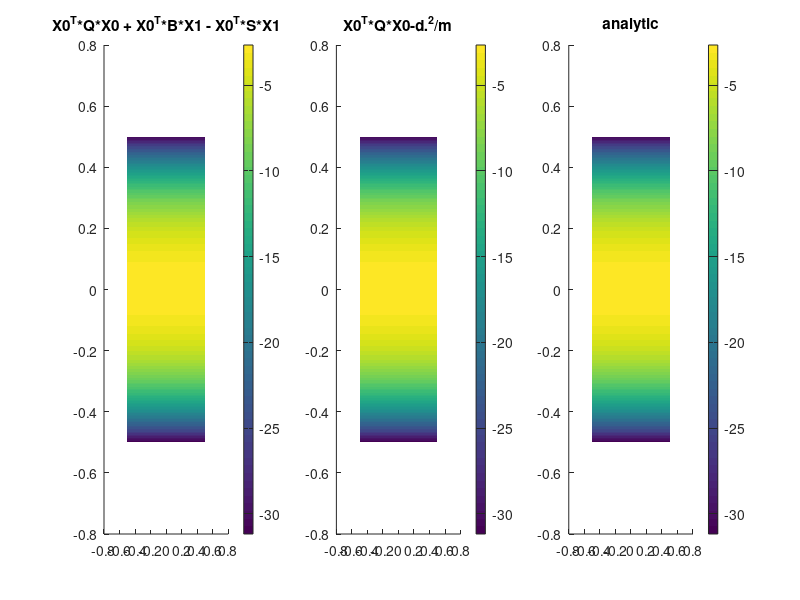
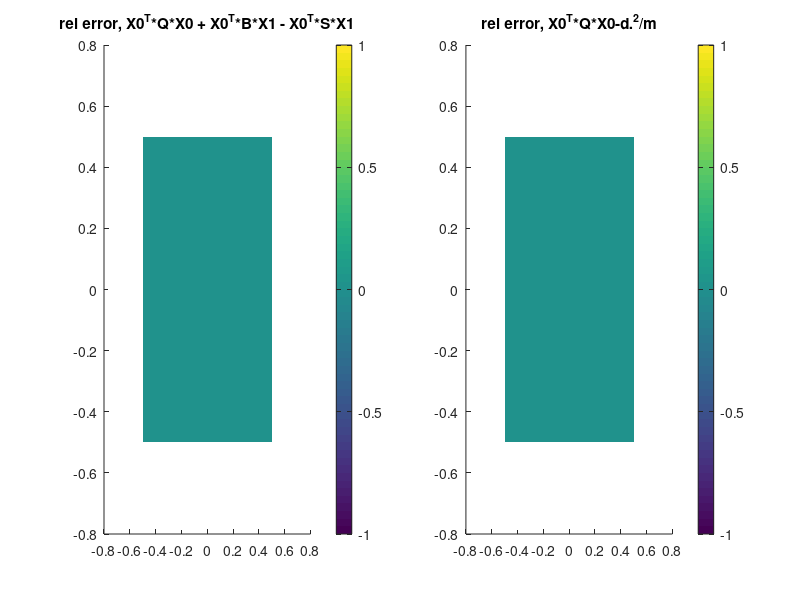

The MATLAB script that drew these images, in order:
clear all
close all
clc
y=-0.5:0.005:0.5;
dy = y(2)-y(1);
dx = dy;%y(2)-y(1);
dt=1;
ydim = length(y);
xdim=ydim;
[x,y]=meshgrid(y,y);
%y=y(:);
R = [0,-1;1,0];
for i =1:ydim
    for j = 1:xdim
        i,j
        S = [1,0;0,-(1+3*y(i,j)^2)];
        B = [2,0;0,(2+18*y(i,j)^2+24*y(i,j)^4)];
        Q = [8/3,0;0,-(8/3+56*y(i,j)^2+192*y(i,j)^4+160*y(i,j)^6)];
        [V,D] = eig(S);
        if ~issorted(diag(D))
            [D,I] = sort(diag(D));
            V = V(:, I);
        end
        s1(i,j) = D(1,1);
        X0 = V(:,1);
        l1(i,j) = X0'*B*X0;
                
        X1 = -((B-l1(i,j)*eye(size(B)))*X0)\(S-s1(i,j)*eye(size(B)));
        if sum(X1)~=0
            X1=X1'/norm(X1);
        else
            X1=X1';
        end
        l2_a(i,j) = X0'*Q*X0 + X0'*B*X1 - X0'*S*X1;
        m = X0'*R'*(S-s1(i,j)*eye(size(S)))*R*X0;
        d = X0'*R'*B*X0;
        l2_b(i,j) = X0'*Q*X0-d.^2/m;
        
        
        
        
        
    end
end

l2_analytic = -(8/3 + 56*y.^2 + 192*y.^4 + 160*y.^6);

figure
subplot(131)
surface(x,y,l2_a,'edgecolor','none')
title('X0^T*Q*X0 + X0^T*B*X1 - X0^T*S*X1')
colorbar
subplot(132)
surface(x,y,l2_b,'edgecolor','none')
title('X0^T*Q*X0-d.^2/m')
colorbar
subplot(133)
surface(x,y,l2_analytic,'edgecolor','none')
title('analytic')
colorbar


figure
subplot(121)
surface(x,y,abs((l2_a-l2_analytic))./abs(l2_analytic),'edgecolor','none')
title('rel error, X0^T*Q*X0 + X0^T*B*X1 - X0^T*S*X1')
colorbar()
subplot(122)
surface(x,y,abs((l2_b-l2_analytic))./abs(l2_analytic),'edgecolor','none')
title('rel error, X0^T*Q*X0-d.^2/m')
colorbar()



%{
s1_analytic = -(1+3*y.^2);
l1_analytic = 2 + 18*y.^2 + 24*y.^4;
l2_analytic = -(8/3 + 56*y.^2 + 192*y.^4 + 160*y.^6);


figure
subplot(131)
surface(x,y,s1_analytic,'edgecolor','none')
title('analytic s1')
colorbar()
subplot(132)
surface(x,y,l1_analytic,'edgecolor','none')
title('analytic lambda1')
colorbar()
subplot(133)
surface(x,y,l2_analytic,'edgecolor','none')
title('analytic lambda2')
colorbar()


figure
subplot(131)
surface(x,y,-s1_numerical(:,:,2),'edgecolor','none')
title('numerical s1')
colorbar()
subplot(132)
surface(x,y,l1_numerical(:,:,2),'edgecolor','none')
title('numerical lambda1')
colorbar()
subplot(133)
surface(x,y,l2_numerical(:,:,2),'edgecolor','none')
title('numerical lambda2')
colorbar()

figure
subplot(131)
surface(x,y,abs((s1_numerical(:,:,2))-s1_analytic)./abs(s1_analytic),'edgecolor','none')
title('rel error, s1')
colorbar()
subplot(132)
surface(x,y,abs((l1_numerical(:,:,2))-l1_analytic)./abs(l1_analytic),'edgecolor','none')
title('rel error, lambda1')
colorbar()
subplot(133)
surface(x,y,abs((l2_numerical(:,:,2))-l2_analytic)./abs(l2_analytic),'edgecolor','none')
title('rel error, lambda2')
colorbar()


k=0;
for T=0.001:0.001:0.8,
k=k+1;
T=-T;
sig_true=reshape(-(1/(2*T)*log(exp(4*T)./((1+y.^2)*exp(2*T) - y.^2).^3)),[],1);
s1=reshape(-(1+3*y.^2),[],1);
lam1=reshape(2 + 18*y.^2 + 24*y.^4,[],1);
lam2=reshape(-(8/3 + 56*y.^2 + 192*y.^4 + 160*y.^6),[],1);

sig_0 = reshape(-s1,[],1);
sig_1 = reshape(-(-s1.^2 + 1/2*lam1) * T ,[],1);
sig_2 = reshape(-(4/3*s1.^3 - s1.*lam1 + 1/4*lam2) * T^2 ,[],1);

err0(k)=sqrt(mean((sig_true-sig_0).^2));
err1(k)=sqrt(mean((sig_true-(sig_0+sig_1)).^2));
err2(k)=sqrt(mean((sig_true-(sig_0+sig_1+sig_2)).^2));


sig_0_numerical = reshape(-s1_numerical(:,:,2),[],1);
sig_1_numerical = reshape(-(-s1_numerical(:,:,2).^2 + 1/2*l1_numerical(:,:,2)) * T ,[],1);
sig_2_numerical = reshape(-(4/3*s1_numerical(:,:,2).^3 - s1_numerical(:,:,2).*l1_numerical(:,:,2) + 1/4*l2_numerical(:,:,2)) * T^2 ,[],1);

err0_numerical(k)=sqrt(mean((sig_true-sig_0_numerical).^2));
err1_numerical(k)=sqrt(mean((sig_true-(sig_0_numerical+sig_1_numerical)).^2));
err2_numerical(k)=sqrt(mean((sig_true-(sig_0_numerical+sig_1_numerical+sig_2_numerical)).^2));



sig_0_plot(k) = mean(reshape(-s1,[],1));
sig_1_plot(k) = mean(reshape(-(-s1.^2 + 1/2*lam1) * T ,[],1));
sig_2_plot(k) = mean(reshape(-(4/3*s1.^3 - s1.*lam1 + 1/4*lam2) * T^2 ,[],1));
sig_0_numerical_plot(k) = mean(reshape(-s1_numerical(:,:,2),[],1));
sig_1_numerical_plot(k) = mean(reshape(-(-s1_numerical(:,:,2).^2 + 1/2*l1_numerical(:,:,2)) * T ,[],1));
sig_2_numerical_plot(k) = mean(reshape(-(4/3*s1_numerical(:,:,2).^3 - s1_numerical(:,:,2).*l1_numerical(:,:,2) + 1/4*l2_numerical(:,:,2)) * T^2 ,[],1));






%err0(k)=sqrt(immse(sig_true,sig_0));
%err1(k)=sqrt(immse(sig_true,sig_0+sig_1));
%err2(k)=sqrt(immse(sig_true,sig_0+sig_1+sig_2));
%rho0(k)=corr(      sig_true,sig_0);
%rho1(k)=corr(      sig_true,sig_0+sig_1);
tt(k)=T;
end
figure
hold on
plot(abs(tt),err0,'b')
plot(abs(tt),err1,'r')
plot(abs(tt),err2,'k')
plot(abs(tt),err0_numerical,'c--')
plot(abs(tt),err1_numerical,'m--')
plot(abs(tt),err2_numerical,'g--')
xlabel('|T|');
ylabel('Root mean-squared error');

figure
hold on
plot(abs(tt),sig_0_plot,'b')
plot(abs(tt),sig_1_plot,'r')
plot(abs(tt),sig_2_plot,'k')
plot(abs(tt),sig_0_numerical_plot,'c--')
plot(abs(tt),sig_1_numerical_plot,'m--')
plot(abs(tt),sig_2_numerical_plot,'g--')

%{
figure
hold on
plot(abs(t),err0_numerical)
plot(abs(t),err1_numerical,'m')
plot(abs(t),err2_numerical,'k')
xlabel('|T|');
ylabel('Root mean-squared error');


%}
%}